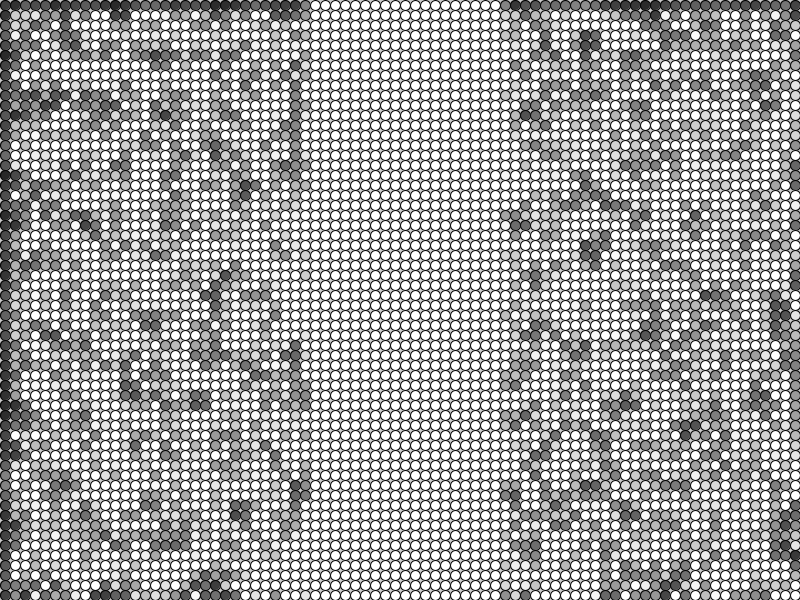
Frame 1 (no input)
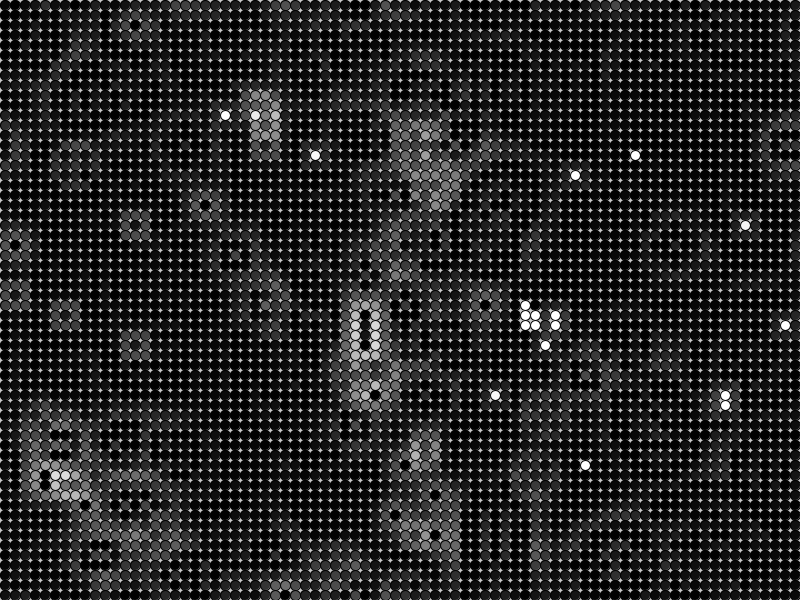
Frame 60 (the mouse pressed at the canvas centre just before this capture)
Frame 120 (the mouse held since frame 60 and released just before this capture): identical to frame 60, image omitted

The Processing sketch that drew these frames (run headless with seeded random() and noise(); from frame 60 on, the mouse is pressed at the canvas centre):

// Processing sketch: waveLike
// ── waveLike.pde
//Cellular Automata variant
//I am following "Generative Art; A practical guide using processing" by matt pearson
//http://zenbullets.com/book.php

//Author Ian Hunt-Isaak
//ianhi.github.io
//ianhuntisaak [atNOSPAM] gmail.com
//====================================================================
Cell[][] _cellArray;
int _cellSize=10;
int _numX, _numY;

void setup(){
  size(800,600);
  _numX=floor(width/_cellSize);
  _numY=floor(height/_cellSize);
  restart();
}
void restart(){
  _cellArray=new Cell[_numX][_numY];
  for(int x=0;x<_numX;x++){
    for(int y=0;y<_numY;y++){
      _cellArray[x][y] = new Cell(x,y);
    }
  }
  
  for(int x=0;x<_numX;x++){
    for(int y=0;y<_numY;y++){
      
      int above = y-1;
      int below = y+1;
      int left  = x-1;
      int right = x+1;
      
      if(above<0)      above=_numY-1;
      if(below==_numY) below =0;
      if(left<0)       left = _numX-1;
      if(right==_numX) right =0;
      
      _cellArray[x][y].addNeighbor(_cellArray[left][above]);
      _cellArray[x][y].addNeighbor(_cellArray[left][y]);
      _cellArray[x][y].addNeighbor(_cellArray[left][below]);
      _cellArray[x][y].addNeighbor(_cellArray[x][above]);
      _cellArray[x][y].addNeighbor(_cellArray[x][below]);
      _cellArray[x][y].addNeighbor(_cellArray[right][above]);
      _cellArray[x][y].addNeighbor(_cellArray[right][y]);
      _cellArray[x][y].addNeighbor(_cellArray[right][below]);
    }
  }
}
void draw(){
  background(200);
  
  for(int x=0;x<_numX;x++){
    for(int y=0;y<_numY;y++){
      _cellArray[x][y].calcNextState();
    }
  }
  
  translate(_cellSize/2,_cellSize/2);
  for(int x=0;x<_numX;x++){
    for(int y=0;y<_numY;y++){
      _cellArray[x][y].drawMe();
    }
  }
}

void mousePressed(){
  restart();
}

//=================OBJECT============================

class Cell{
  float x,y;
  float state;
  float  nextState;
  float lastState;
  Cell[] neighbors;
  
  Cell(float ex,float why){
    x=ex*_cellSize;
    y=why*_cellSize;
    

    //nextState=random(255)*x*y*y%255;
    /*
    if(x<width/2+50 && x>width/2-50){
      nextState=255;
    } else{
      nextState=0;
    }
    */
    
    //nextState=((x/width)+y/height)*14;
    
    nextState=255*y*y*pow(x,10)%255;
    if(ex<_numX/2+10 && ex>(_numX/2-10)){
      println("in if");
      nextState=255;
    } 
    
    state=nextState;
    
    neighbors=new Cell[0];
  }
  
  void addNeighbor(Cell cell){
    neighbors=(Cell[]) append(neighbors,cell);
  }
  void calcNextState(){
    float total=0;
    for(int i=0;i<neighbors.length;i++){
      total+=neighbors[i].state;
    }
    float average = int(total/9);
    
    if(average==255){
      nextState=0;
    }else if(average==0){
      nextState=255;
    } else{
      nextState = state+average;
      if(lastState>0) nextState-=lastState;
      if(nextState>255) nextState=255;
      if(nextState<0) nextState=0;
    }
    lastState=state;
  }
  void drawMe(){
    state=nextState;
    stroke(0);
    fill(state);
    ellipse(x,y,_cellSize,_cellSize);
    //point(x,y);
  }
}


void keyPressed(){
  if(key=='s'){
    save("Outputs/CA-"+year()+"-"+month()+"-"+day()+"-"+hour()+"-"+minute()+"-"+second()+".png");
    save("Outputs/CA-"+year()+"-"+month()+"-"+day()+"-"+hour()+"-"+minute()+"-"+second());
  }
}
